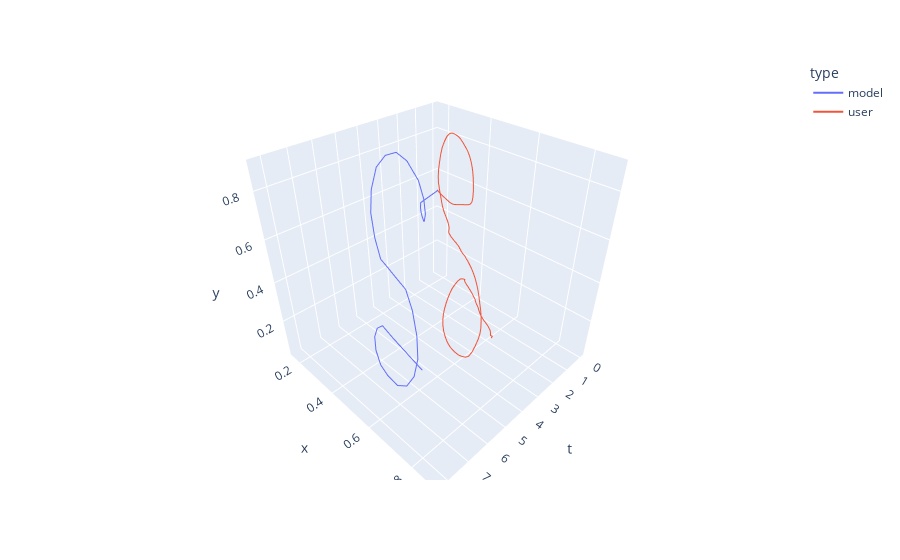

This figure's notebook cell:
### Code cell
plot_3d(game_session, 12)

### Figure 1 — Plotly figure (JSON) as saved in the notebook; plotly's stock layout.template omitted (floating-point values rounded to 4 significant figures; data arrays with more than 128 entries replaced by an {"elided": "..."} marker saying what was removed)
{"data": [{"hovertemplate": "type=model<br>t=%{x}<br>x=%{y}<br>y=%{z}<extra></extra>", "legendgroup": "model", "line": {"color": "#636efa", "dash": "solid"}, "marker": {"symbol": "circle"}, "mode": "lines", "name": "model", "scene": "scene", "showlegend": true, "type": "scatter3d", "x": [0, 1.414, 1.732, 2, 2.236, 2.449, 2.828, 3.162, 3.464, 3.742, 4, 4.243, 4.472, 4.69, 4.899, 5.099, 5.292, 5.477, 5.657, 5.745, 5.831, 5.916, 6, 6.083, 6.245, 6.403, 6.557, 6.708, 6.856, 7, 7.141, 7.28, 7.416, 7.55, 7.681, 7.81, 7.937, 8, 8.062, 8.124, 8.185, 8.246], "y": [0.1681, 0.196, 0.2238, 0.2517, 0.2796, 0.3074, 0.345, 0.3821, 0.4032, 0.4059, 0.3804, 0.3569, 0.3281, 0.3039, 0.293, 0.3034, 0.3366, 0.3802, 0.4321, 0.4577, 0.4834, 0.509, 0.5346, 0.5602, 0.6032, 0.635, 0.6511, 0.6457, 0.6234, 0.5919, 0.561, 0.5446, 0.5427, 0.5594, 0.5915, 0.6322, 0.6874, 0.716, 0.7446, 0.7732, 0.8018, 0.8304], "z": [0.5079, 0.5076, 0.5072, 0.5069, 0.5066, 0.5063, 0.5395, 0.6048, 0.6936, 0.7821, 0.8586, 0.8908, 0.876, 0.8282, 0.7399, 0.6521, 0.5654, 0.5004, 0.5027, 0.5027, 0.5027, 0.5027, 0.5027, 0.5027, 0.4442, 0.3575, 0.2679, 0.1833, 0.1235, 0.1085, 0.1466, 0.1995, 0.286, 0.3744, 0.4473, 0.4971, 0.4962, 0.4968, 0.4975, 0.4981, 0.4988, 0.4995]}, {"hovertemplate": "type=user<br>t=%{x}<br>x=%{y}<br>y=%{z}<extra></extra>", "legendgroup": "user", "line": {"color": "#EF553B", "dash": "solid"}, "marker": {"symbol": "circle"}, "mode": "lines", "name": "user", "scene": "scene", "showlegend": true, "type": "scatter3d", "x": {"elided": "179 float values"}, "y": {"elided": "179 float values"}, "z": {"elided": "179 float values"}}], "layout": {"legend": {"title": {"text": "type"}, "tracegroupgap": 0}, "margin": {"t": 60}, "scene": {"domain": {"x": [0, 1], "y": [0, 1]}, "xaxis": {"title": {"text": "t"}}, "yaxis": {"title": {"text": "x"}}, "zaxis": {"title": {"text": "y"}}}}}
